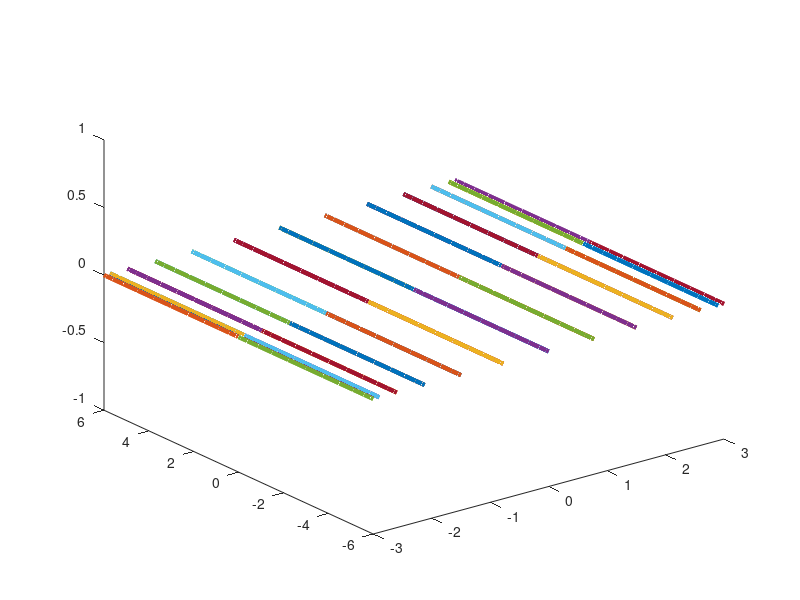

Source code (MATLAB): (Note: this script raises an error after producing the figure.)
%-------------------------------------------------------------------------%
%-------Cicular Coil Magnetic Field Simulation--------------------------%
%-------------------------------------------------------------------------%

clc
close all
clear all

%-------------------------------------------------------------------------%
%---Coil is in the X-Y plane and Magnetic Field is Evaluated -------------%
%-------------at every point in the Y-Z plane(X=0)------------------------%
%-------------------------------------------------------------------------%
coils = 1;
Nz=51;  % No. of grids in Z-axis
Ny=51;  % No. of grids in Y-axis
N=25;   % No of grids in the coil ( X-Y plane)
Ra=3;    % Radius of the coil in the X-Y plane
I=6;    % current in the coil
u0=1;   % for simplicity, u0 is taken as 1 (permeability)
phi=-pi/2:2*pi/(N-1):3*pi/2; % For describing a circle (coil)
xoffset = 0;
yoffset = -3;%-3

zoffset = 0;

yp(1:51)=-25:1:25; % Y-coordinates of the plane 
zp(1:51)=-25:1:25;% Z-coordinates of the plane 

% Y(1:Ny,1:Nz)=0; % This array is for 1-d to 2-d conversion of coordinates
% Z(1:Ny,1:Nz)=0; 
% 
% for i=1:Ny
%     Y(i,:)=yp(i); % y-coordinates 2-d form (entire row(i) = yp(i))
% end
% for i=1:Nz 
%     Z(:,i)=zp(i); % z-coordinates 2-d form (enitre col(i) = zp(i))
% end

BXtot = zeros(Ny, Nz);
BYtot = zeros(Ny, Nz);
BZtot = zeros(Ny, Nz);
BRtot = zeros(Ny, Nz);
%---------------------------------------------------- --------------------
%-variable "a" in for loop is along Y and variable "b" is along Z-axis----
%-------------------------------------------------------------------------
for w=1:coils
Xc=Ra*cos(phi) + xoffset; % X-coordinates of the coil
Yc=Ra*sin(phi) + yoffset; % Y-coordinates of the coil
null=zeros(N);
Zc=Ra*cos(phi) + xoffset; % Z-coordinates of the coil

figure(1)
plot3(Xc,Yc,null,'linewidth',3)
hold on

yoffset = yoffset + 6;

Xc=Ra*cos(phi) + xoffset; % X-coordinates of the coil
Yc=Ra*sin(phi) + yoffset; % Y-coordinates of the coil
null=zeros(N);
Zc=Ra*cos(phi) + xoffset; % Z-coordinates of the coil

plot3(Xc,Yc,null,'linewidth',3)
hold on

yoffset = 0;
zoffset = -3;

Xc=Ra*cos(phi) + xoffset; % X-coordinates of the coil
Yc=Ra*sin(phi) + zoffset; % Y-coordinates of the coil
null=zeros(N);
Zc=Ra*cos(phi) + zoffset; % Z-coordinates of the coil


plot3(Xc,null,Yc,'linewidth',3)

zoffset = zoffset + 6;


Xc=Ra*cos(phi) + xoffset; % X-coordinates of the coil
Yc=Ra*sin(phi) + zoffset; % Y-coordinates of the coil
null=zeros(N);
Zc=Ra*cos(phi) + zoffset; % Z-coordinates of the coil

plot3(Xc,null,Yc,'linewidth',3)

%I = -I;

%axis([-10 10 -10 10])
xlabel('X-axis','fontsize',14)
ylabel('Y-axis','fontsize',14)
zlabel('Z-axis','fontsize',14)
title('Loop Co-ordinates','fontsize',14)
h=gca; 
get(h,'FontSize') 
set(h,'FontSize',14)
h = get(gca, 'ylabel');
fh = figure(1); 
set(fh, 'color', 'white'); 
grid on
hold on

for a=1:Ny  
for b=1:Nz 


    
%-------------------------------------------------------------------------    
% calculate R-vector from the coil(X-Y plane)to Y-Z plane where we are 
% interested to find the magnetic field and also the dl-vector along the
% coil where current is flowing
% (note that R is the position vector pointing from coil (X-Y plane) to
% the point where we need the magnetic field (in this case Y-Z plane).)
% dl is the current element vector which will make up the coil------------
%-------------------------------------------------------------------------
%up is +ve vector down is -ve vector 
for i=1:N-1
Rx(i)=-0.5*(Xc(i)+Xc(i+1));
Ry(i)=(yp(a)-(0.5*(Yc(i)+Yc(i+1))));
Rz(i)=zp(b);
dlx(i)=Xc(i+1)-Xc(i);
dly(i)=Yc(i+1)-Yc(i);
end
Rx(N)=-0.5*(Xc(N)+Xc(1));
Ry(N)=(yp(a)-(0.5*(Yc(N)+Yc(1))));
Rz(N)=zp(b);
dlx(N)=-Xc(N)+Xc(1);
dly(N)=-Yc(N)+Yc(1);

%--------------------------------------------------------------------------
% for all the elements along coil, calculate dl cross R -------------------
% dl cross R is the curl of vector dl and R--------------------------------
% XCross is X-component of the curl of dl and R (dl x R), similarly I get Y and Z- 
%--------------------------------------------------------------------------
%(yz - zy)i - (xz - zx)j + (xy - yx)k
%(dly*Rz)i - (dlx*Rz)j + (dlx*Ry - dly*Rx)k 
for i=1:N
Xcross(i)=dly(i).*Rz(i);
Ycross(i)=-dlx(i).*Rz(i);
Zcross(i)=(dlx(i).*Ry(i))-(dly(i).*Rx(i));
R(i)=sqrt(Rx(i).^2+Ry(i).^2+Rz(i).^2);
end

%-------------------------------------------------------------------------
% this will be the biot savarts law equation------------------------------
%--------------------------------------------------------------------------

Bx1=(I*u0./(4*pi*(R.^3))).*Xcross;
By1=(I*u0./(4*pi*(R.^3))).*Ycross;
Bz1=(I*u0./(4*pi*(R.^3))).*Zcross;
%--------------------------------------------------------------------------
% now we have  magnetic field from all current elements in the form of an
% array named Bx1,By1,Bz1, now its time to add them up to get total
% magnetic field 
%-------------------------------------------------------------------------
BX(a,b)=0;       % Initialize sum magnetic field to be zero first
BY(a,b)=0;
BZ(a,b)=0;


%--------------------------------------------------------------------------
% here we add all magnetic field from different current elements which 
% make up the coil
%--------------------------------------------------------------------------

for i=1:N   % loop over all current elements along coil    
    BX(a,b)=BX(a,b)+Bx1(i);
    BY(a,b)=BY(a,b)+By1(i);
    BZ(a,b)=BZ(a,b)+Bz1(i);
end

%-------------------------------------------------------------------------

    BXtot(a,b) = BXtot(a,b) + BX(a,b);
    BYtot(a,b) = BYtot(a,b) + BY(a,b);
    BZtot(a,b) = BZtot(a,b) + BZ(a,b);

    BRtot(a,b) = sqrt(BYtot(a,b).^2 + BZtot(a,b).^2);
    %sqauring loses negative sign 
end
end
end

BYtot = BYtot + BZtot;
BXtot = BXtot + BXtot;
BZtot = BZtot + BYtot;



%------------------------------------------------------------------------
%---BX is a null field and only BY and BZ are color mapped...............
%--------------------------------------------------------------------------



figure(2)
lim1=min(min(BRtot));
lim2=max(max(BRtot));
steps=(lim2-lim1)/100;
%contour(zp,yp,BRtot,lim1:steps:lim2) %plots contours with strength 
q = quiver(zp,yp,BZtot,BYtot,3)
axis([-10 10 -10 10])
xlabel('Z-axis','fontsize',14)
ylabel('Y-axis','fontsize',14)
title('Single loop','fontsize',14)
colorbar('location','eastoutside','fontsize',14);
h=gca; %get current axes 
get(h,'FontSize') 
set(h,'FontSize',14)
h = get(gca, 'ylabel');
fh = figure(2); 
set(fh, 'color', 'white'); 
% 
% 
% figure(3)
% lim1=min(min(BYtot));
% lim2=max(max(BYtot));
% steps=(lim2-lim1)/100;
% contour(zp,yp,BYtot,lim1:steps:lim2)
% axis([-25 25 -25 25])
% xlabel('Z-axis','fontsize',14)
% ylabel('Y-axis','fontsize',14)
% title('BY component','fontsize',14)
% colorbar('location','eastoutside','fontsize',14);
% h=gca; 
% get(h,'FontSize') 
% set(h,'FontSize',14)
% h = get(gca, 'ylabel');
% fh = figure(3); 
% set(fh, 'color', 'white');
% 
% figure(4)
% lim1=min(min(BZtot));
% lim2=max(max(BZtot));
% steps=(lim2-lim1)/100;
% contour(zp,yp,BZtot,lim1:steps:lim2) %plots contours with strength 
% axis([-25 25 -25 25])
% xlabel('Z-axis','fontsize',14)
% ylabel('Y-axis','fontsize',14)
% title('BZ component','fontsize',14)
% colorbar('location','eastoutside','fontsize',14);
% h=gca; %get current axes 
% get(h,'FontSize') 
% set(h,'FontSize',14)
% h = get(gca, 'ylabel');
% fh = figure(2); 
% set(fh, 'color', 'white'); 
hold on
%figure(5);

c = q.Color;
q.Color = 'red';
%axis([-25 25 -25 25]);
%xlabel('Z-axis','fontsize',14);
% ylabel('Y-axis','fontsize',14);
% title('B-field Vector flow','fontsize',14);
% h=gca; 
% get(h,'FontSize');
% set(h,'FontSize',14);
% h = get(gca, 'ylabel');
% fh = figure(4); 
% set(fh, 'color', 'white'); 

%--------------------------------------------------------------------------
